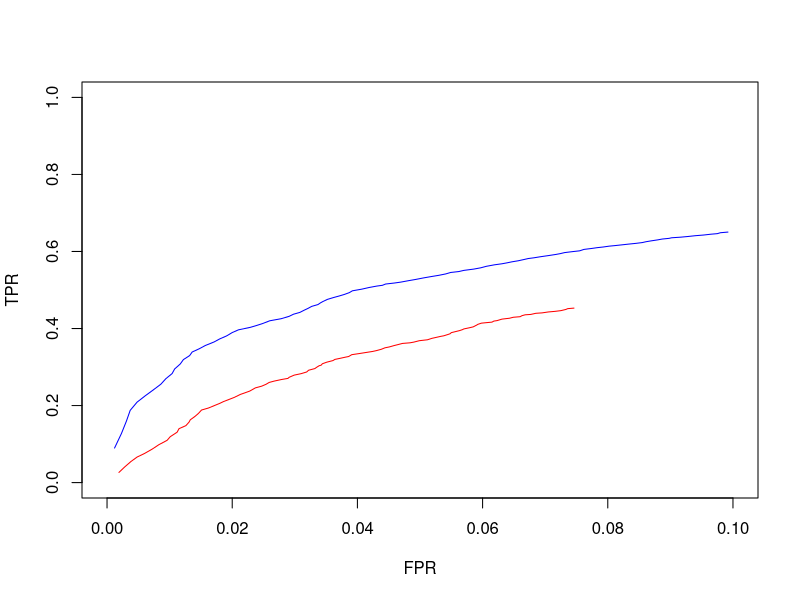

R code for this plot:
## ---- chunk 1
knitr::opts_chunk$set(error=FALSE, warning=FALSE, message=FALSE)
knitr::opts_chunk$set(fig.path="figures-subtract/")
## ---- chunk 2
exp.type <- rep(c("ChIP", "Con", "ChIP", "Con"), each=2)
group.no <- rep(c("A", "B"), each=4)
groupings <- paste0(exp.type, group.no)
nlibs <- length(groupings)
## ---- chunk 3
library(edgeR)
baseline <- 50
binding <- 50
mu.nodb <- rep(baseline, nlibs)
mu.nodb[exp.type=="ChIP"] <- baseline+binding
mu.db <- rep(baseline, nlibs)
mu.db[exp.type=="ChIP" & group.no=="A"] <- baseline+binding
## ---- chunk 4
set.seed(1000)
P <- 1/0.1
is.null <- 1:10000
counts <- rbind(matrix(rnbinom(10000*nlibs, mu=mu.nodb, size=P), ncol=nlibs, byrow=TRUE),
                matrix(rnbinom(10000*nlibs, mu=mu.db, size=P), ncol=nlibs, byrow=TRUE))
## ---- chunk 5
g <- factor(groupings)
design <- model.matrix(~0 + g)
colnames(design) <- levels(g)
## ---- chunk 6
y.d <- DGEList(counts, lib.size=rep(1e6, nlibs))
y.d <- estimateDisp(y.d, design)
fit.d <- glmQLFit(y.d, design, robust=TRUE)
res.d <- glmQLFTest(fit.d, contrast=makeContrasts(ChIPA - ChIPB, levels=design))
summary(y.d$trended.dispersion)
## ---- chunk 7
nullp.d <- res.d$table$PValue[is.null]
sum(nullp.d <= 0.01)/length(nullp.d) 
sum(nullp.d <= 0.05)/length(nullp.d)
## ---- chunk 8
altp.d <- res.d$table$PValue[-is.null]
sum(altp.d <= 0.01)/length(altp.d)
sum(altp.d <= 0.05)/length(altp.d)
## ---- chunk 9
subcounts <- counts
is.chip <- exp.type=="ChIP"
is.A <- group.no=="A"
subcounts[,is.chip & is.A] <- subcounts[,is.chip & is.A] - subcounts[,!is.chip & is.A]
subcounts[,is.chip & !is.A] <- subcounts[,is.chip & !is.A] - subcounts[,!is.chip & !is.A]
subcounts[subcounts < 0] <- 0
subcounts <- subcounts[,is.chip]
## ---- chunk 10
g2 <- factor(groupings[is.chip])
design2 <- model.matrix(~0 + g2)
colnames(design2) <- levels(g2)
## ---- chunk 11
y.s <- DGEList(subcounts, lib.size=rep(1e6, length(g2)))
y.s <- estimateDisp(y.s, design2)
fit.s <- glmQLFit(y.s, design2, robust=TRUE)
res.s <- glmQLFTest(fit.s, contrast=makeContrasts(ChIPA - ChIPB, levels=design2))
summary(y.s$trended.dispersion)
## ---- chunk 12
nullp.s <- res.s$table$PValue[is.null]
sum(nullp.s <= 0.01)/length(nullp.s) 
sum(nullp.s <= 0.05)/length(nullp.s)
## ---- chunk 13
altp.s <- res.s$table$PValue[-is.null]
sum(altp.s <= 0.01)/length(altp.s)
sum(altp.s <= 0.05)/length(altp.s)
## ---- chunk 14
thresholds <- 1:100/1000
tp.s <- findInterval(thresholds, sort(altp.s))/length(altp.s)
fp.s <- findInterval(thresholds, sort(nullp.s))/length(nullp.s)
tp.d <- findInterval(thresholds, sort(altp.d))/length(altp.d)
fp.d <- findInterval(thresholds, sort(nullp.d))/length(nullp.d)
plot(fp.s, tp.s, col="red", type="l", xlab="FPR", ylab="TPR", 
    xlim=c(0, 0.1), ylim=c(0, 1))
lines(fp.d, tp.d, col="blue")
## ---- chunk 15
others <- 1001:nrow(subcounts)
bufcounts <- subcounts
bufcounts[others,] <- matrix(rnbinom(length(others)*ncol(subcounts), mu=binding, size=P), length(others))
## ---- chunk 16
y.b <- DGEList(bufcounts, lib.size=rep(1e6, length(g2)))
y.b <- estimateDisp(y.b, design2)
fit.b <- glmQLFit(y.b, design2, robust=TRUE)
res.b <- glmQLFTest(fit.b, contrast=makeContrasts(ChIPA - ChIPB, levels=design2))
summary(y.b$trended.dispersion)
## ---- chunk 17
nullp.b <- res.b$table$PValue[-others]
sum(nullp.b <= 0.01)/length(nullp.b) 
sum(nullp.b <= 0.05)/length(nullp.b)
## ---- chunk 18
sessionInfo()
